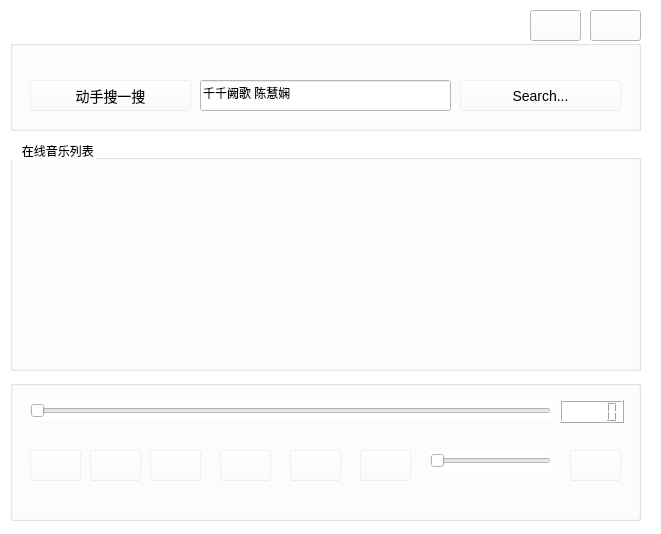
<?xml version="1.0" encoding="UTF-8"?>
<ui version="4.0">
 <class>MainWindow</class>
 <widget class="QMainWindow" name="MainWindow">
  <property name="geometry">
   <rect>
    <x>0</x>
    <y>0</y>
    <width>661</width>
    <height>534</height>
   </rect>
  </property>
  <property name="windowTitle">
   <string>MainWindow</string>
  </property>
  <property name="styleSheet">
   <string notr="true">background-color: rgb(255, 255, 255);</string>
  </property>
  <widget class="QWidget" name="centralwidget">
   <widget class="QPushButton" name="pushButton_About">
    <property name="geometry">
     <rect>
      <x>530</x>
      <y>10</y>
      <width>51</width>
      <height>31</height>
     </rect>
    </property>
    <property name="text">
     <string/>
    </property>
    <property name="icon">
     <iconset resource="ResourseImages.qrc">
      <normaloff>:/new/prefix1/dist/关于.png</normaloff>:/new/prefix1/dist/关于.png</iconset>
    </property>
    <property name="iconSize">
     <size>
      <width>32</width>
      <height>32</height>
     </size>
    </property>
   </widget>
   <widget class="QPushButton" name="pushButton_Exit">
    <property name="geometry">
     <rect>
      <x>590</x>
      <y>10</y>
      <width>51</width>
      <height>31</height>
     </rect>
    </property>
    <property name="text">
     <string/>
    </property>
    <property name="icon">
     <iconset resource="ResourseImages.qrc">
      <normaloff>:/new/prefix1/dist/关闭.png</normaloff>:/new/prefix1/dist/关闭.png</iconset>
    </property>
    <property name="iconSize">
     <size>
      <width>32</width>
      <height>32</height>
     </size>
    </property>
   </widget>
   <widget class="QPushButton" name="pushButton_St">
    <property name="geometry">
     <rect>
      <x>30</x>
      <y>80</y>
      <width>161</width>
      <height>31</height>
     </rect>
    </property>
    <property name="font">
     <font>
      <pointsize>-1</pointsize>
     </font>
    </property>
    <property name="layoutDirection">
     <enum>Qt::RightToLeft</enum>
    </property>
    <property name="autoFillBackground">
     <bool>false</bool>
    </property>
    <property name="styleSheet">
     <string notr="true">font-size: 14px;
color: rgb(255, 255, 255);
background-color: rgba(255, 255, 255, 50);
color: black;</string>
    </property>
    <property name="text">
     <string>动手搜一搜</string>
    </property>
    <property name="icon">
     <iconset resource="ResourseImages.qrc">
      <normaloff>:/new/prefix1/dist/箭头_向右.png</normaloff>:/new/prefix1/dist/箭头_向右.png</iconset>
    </property>
    <property name="iconSize">
     <size>
      <width>32</width>
      <height>32</height>
     </size>
    </property>
   </widget>
   <widget class="QPushButton" name="pushButton_Search">
    <property name="geometry">
     <rect>
      <x>460</x>
      <y>80</y>
      <width>161</width>
      <height>31</height>
     </rect>
    </property>
    <property name="font">
     <font>
      <pointsize>-1</pointsize>
     </font>
    </property>
    <property name="styleSheet">
     <string notr="true">font-size: 14px;
color: rgb(255, 255, 255);
background-color: rgba(255, 255, 255, 50);
color: black;</string>
    </property>
    <property name="text">
     <string>Search...</string>
    </property>
    <property name="icon">
     <iconset resource="ResourseImages.qrc">
      <normaloff>:/new/prefix1/dist/搜索.png</normaloff>:/new/prefix1/dist/搜索.png</iconset>
    </property>
    <property name="iconSize">
     <size>
      <width>24</width>
      <height>24</height>
     </size>
    </property>
   </widget>
   <widget class="QLineEdit" name="lineEdit_InputSongs">
    <property name="geometry">
     <rect>
      <x>200</x>
      <y>80</y>
      <width>251</width>
      <height>31</height>
     </rect>
    </property>
    <property name="styleSheet">
     <string notr="true">color: black</string>
    </property>
    <property name="text">
     <string>千千阙歌 陈慧娴</string>
    </property>
   </widget>
   <widget class="QGroupBox" name="groupBox">
    <property name="geometry">
     <rect>
      <x>10</x>
      <y>40</y>
      <width>631</width>
      <height>91</height>
     </rect>
    </property>
    <property name="title">
     <string/>
    </property>
   </widget>
   <widget class="QPlainTextEdit" name="plainTextEdit">
    <property name="geometry">
     <rect>
      <x>20</x>
      <y>170</y>
      <width>611</width>
      <height>191</height>
     </rect>
    </property>
   </widget>
   <widget class="QGroupBox" name="groupBox_SongList">
    <property name="geometry">
     <rect>
      <x>10</x>
      <y>140</y>
      <width>631</width>
      <height>231</height>
     </rect>
    </property>
    <property name="styleSheet">
     <string notr="true">color: black;</string>
    </property>
    <property name="title">
     <string>   在线音乐列表</string>
    </property>
   </widget>
   <widget class="QPushButton" name="pushButton_AddSong">
    <property name="geometry">
     <rect>
      <x>30</x>
      <y>450</y>
      <width>51</width>
      <height>31</height>
     </rect>
    </property>
    <property name="styleSheet">
     <string notr="true">font-size: 14px;
color: rgb(255, 255, 255);
background-color: rgba(255, 255, 255, 50);
color: black;</string>
    </property>
    <property name="text">
     <string/>
    </property>
    <property name="icon">
     <iconset resource="ResourseImages.qrc">
      <normaloff>:/new/prefix1/dist/文件夹.png</normaloff>:/new/prefix1/dist/文件夹.png</iconset>
    </property>
    <property name="iconSize">
     <size>
      <width>32</width>
      <height>32</height>
     </size>
    </property>
   </widget>
   <widget class="QPushButton" name="pushButton_PlaySong">
    <property name="geometry">
     <rect>
      <x>90</x>
      <y>450</y>
      <width>51</width>
      <height>31</height>
     </rect>
    </property>
    <property name="styleSheet">
     <string notr="true">font-size: 14px;
color: rgb(255, 255, 255);
background-color: rgba(255, 255, 255, 50);
color: black;</string>
    </property>
    <property name="text">
     <string/>
    </property>
    <property name="icon">
     <iconset resource="ResourseImages.qrc">
      <normaloff>:/new/prefix1/dist/播放2.png</normaloff>:/new/prefix1/dist/播放2.png</iconset>
    </property>
    <property name="iconSize">
     <size>
      <width>32</width>
      <height>32</height>
     </size>
    </property>
   </widget>
   <widget class="QPushButton" name="pushButton_StopSong">
    <property name="geometry">
     <rect>
      <x>220</x>
      <y>450</y>
      <width>51</width>
      <height>31</height>
     </rect>
    </property>
    <property name="styleSheet">
     <string notr="true">font-size: 14px;
color: rgb(255, 255, 255);
background-color: rgba(255, 255, 255, 50);
color: black;</string>
    </property>
    <property name="text">
     <string/>
    </property>
    <property name="icon">
     <iconset resource="ResourseImages.qrc">
      <normaloff>:/new/prefix1/dist/停止.png</normaloff>:/new/prefix1/dist/停止.png</iconset>
    </property>
    <property name="iconSize">
     <size>
      <width>32</width>
      <height>32</height>
     </size>
    </property>
   </widget>
   <widget class="QPushButton" name="pushButton_PreviousSong">
    <property name="geometry">
     <rect>
      <x>290</x>
      <y>450</y>
      <width>51</width>
      <height>31</height>
     </rect>
    </property>
    <property name="styleSheet">
     <string notr="true">font-size: 14px;
color: rgb(255, 255, 255);
background-color: rgba(255, 255, 255, 50);
color: black;</string>
    </property>
    <property name="text">
     <string/>
    </property>
    <property name="icon">
     <iconset resource="ResourseImages.qrc">
      <normaloff>:/new/prefix1/dist/上一曲.png</normaloff>:/new/prefix1/dist/上一曲.png</iconset>
    </property>
    <property name="iconSize">
     <size>
      <width>32</width>
      <height>32</height>
     </size>
    </property>
   </widget>
   <widget class="QPushButton" name="pushButton_NextSong">
    <property name="geometry">
     <rect>
      <x>360</x>
      <y>450</y>
      <width>51</width>
      <height>31</height>
     </rect>
    </property>
    <property name="styleSheet">
     <string notr="true">font-size: 14px;
color: rgb(255, 255, 255);
background-color: rgba(255, 255, 255, 50);
color: black;</string>
    </property>
    <property name="text">
     <string/>
    </property>
    <property name="icon">
     <iconset resource="ResourseImages.qrc">
      <normaloff>:/new/prefix1/dist/下一曲.png</normaloff>:/new/prefix1/dist/下一曲.png</iconset>
    </property>
    <property name="iconSize">
     <size>
      <width>32</width>
      <height>32</height>
     </size>
    </property>
   </widget>
   <widget class="QGroupBox" name="groupBox_3">
    <property name="geometry">
     <rect>
      <x>10</x>
      <y>380</y>
      <width>631</width>
      <height>141</height>
     </rect>
    </property>
    <property name="title">
     <string/>
    </property>
    <widget class="QLCDNumber" name="lcdNumber_PlayTime">
     <property name="geometry">
      <rect>
       <x>550</x>
       <y>20</y>
       <width>64</width>
       <height>23</height>
      </rect>
     </property>
    </widget>
    <widget class="QSlider" name="horizontalSlider_PlayProcess">
     <property name="geometry">
      <rect>
       <x>20</x>
       <y>20</y>
       <width>521</width>
       <height>21</height>
      </rect>
     </property>
     <property name="orientation">
      <enum>Qt::Horizontal</enum>
     </property>
    </widget>
    <widget class="QSlider" name="horizontalSlider_Volume">
     <property name="geometry">
      <rect>
       <x>420</x>
       <y>70</y>
       <width>121</width>
       <height>21</height>
      </rect>
     </property>
     <property name="orientation">
      <enum>Qt::Horizontal</enum>
     </property>
    </widget>
    <widget class="QPushButton" name="pushButton_Mute">
     <property name="geometry">
      <rect>
       <x>560</x>
       <y>70</y>
       <width>51</width>
       <height>31</height>
      </rect>
     </property>
     <property name="styleSheet">
      <string notr="true">font-size: 14px;
color: rgb(255, 255, 255);
background-color: rgba(255, 255, 255, 50);
color: black;</string>
     </property>
     <property name="text">
      <string/>
     </property>
     <property name="icon">
      <iconset resource="ResourseImages.qrc">
       <normaloff>:/new/prefix1/dist/声音_实体.png</normaloff>:/new/prefix1/dist/声音_实体.png</iconset>
     </property>
     <property name="iconSize">
      <size>
       <width>32</width>
       <height>32</height>
      </size>
     </property>
    </widget>
    <widget class="QPushButton" name="pushButton_PauseSong">
     <property name="geometry">
      <rect>
       <x>140</x>
       <y>70</y>
       <width>51</width>
       <height>31</height>
      </rect>
     </property>
     <property name="styleSheet">
      <string notr="true">font-size: 14px;
color: rgb(255, 255, 255);
background-color: rgba(255, 255, 255, 50);
color: black;</string>
     </property>
     <property name="text">
      <string/>
     </property>
     <property name="icon">
      <iconset resource="ResourseImages.qrc">
       <normaloff>:/new/prefix1/dist/暂停.png</normaloff>:/new/prefix1/dist/暂停.png</iconset>
     </property>
     <property name="iconSize">
      <size>
       <width>32</width>
       <height>32</height>
      </size>
     </property>
    </widget>
   </widget>
   <zorder>groupBox_3</zorder>
   <zorder>groupBox</zorder>
   <zorder>pushButton_About</zorder>
   <zorder>pushButton_Exit</zorder>
   <zorder>pushButton_St</zorder>
   <zorder>pushButton_Search</zorder>
   <zorder>lineEdit_InputSongs</zorder>
   <zorder>plainTextEdit</zorder>
   <zorder>groupBox_SongList</zorder>
   <zorder>pushButton_AddSong</zorder>
   <zorder>pushButton_PlaySong</zorder>
   <zorder>pushButton_StopSong</zorder>
   <zorder>pushButton_PreviousSong</zorder>
   <zorder>pushButton_NextSong</zorder>
  </widget>
 </widget>
 <resources>
  <include location="ResourseImages.qrc"/>
 </resources>
 <connections/>
</ui>
